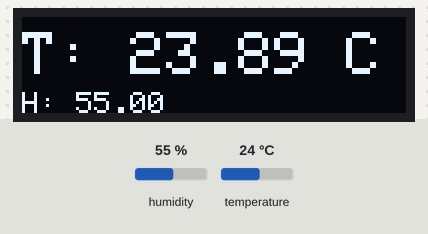
This sketch was run on a simulated ESP8266 (NodeMCU). On the bench: 128×32 one-colour display. The test bench sets the inputs (shaded band); at power-on: humidity 55 %, temperature 24 °C. WiFi joins after 1.5 s; servers stay silent unless stated; what the sketch prints to the serial monitor is not drawn.

Above: at 1.6 s.

The sketch:

home-oled-with-temp.ino
```cpp
#include "ESP8266WiFi.h"
#include <Arduino.h>
#include <ESP8266HTTPClient.h>
#include <WiFiClientSecureBearSSL.h>
#include <Wire.h>
#include <Adafruit_GFX.h>
#include <Adafruit_SSD1306.h>

#include "DHT.h"

#define DHTPIN 2

#define DHTTYPE DHT11

const char* ssid = "##"; //Enter SSID
const char* password = "##"; //Enter Password

WiFiServer server(80);

DHT dht(DHTPIN, DHTTYPE);

#define SCREEN_WIDTH 128 // OLED display width, in pixels
#define SCREEN_HEIGHT 32 // OLED display height, in pixels

// Declaration for an SSD1306 display connected to I2C (SDA, SCL pins)
Adafruit_SSD1306 display(SCREEN_WIDTH, SCREEN_HEIGHT, &Wire, -1);

void setup() {
  Serial.begin(115200);

  if(!display.begin(SSD1306_SWITCHCAPVCC, 0x3C)) { // Address 0x3D for 128x64
    Serial.println(F("SSD1306 allocation failed"));
    for(;;);
  }

  // Connect to WiFi
  WiFi.begin(ssid, password);
  while (WiFi.status() != WL_CONNECTED)
  {
     delay(500);
     Serial.print("*");
  }

  server.begin();
  Serial.println("Servidor inicializado");

  Serial.println("");
  Serial.println("WiFi connection Successful");
  Serial.print("The IP Address of ESP8266 Module is: ");
  Serial.print(WiFi.localIP());// Print the IP address

  dht.begin();

}

String data;
String dataTemp;

void loop() {

  readTemp();
  delay(10000);

  getpr24h();
  delay(10000);

}

void getpr24h() {
  std::unique_ptr<BearSSL::WiFiClientSecure>client(new BearSSL::WiFiClientSecure);
  client->setInsecure();
  HTTPClient https;

  if (https.begin(*client, "https://blockchain.info/q/24hrprice")) {  // HTTPS
    Serial.println("[HTTPS] GET...");
    int httpCode = https.GET();

    // httpCode will be negative on error
    if (httpCode > 0) {
      // HTTP header has been send and Server response header has been handled
      Serial.printf("[HTTPS] GET... code: %d\n", httpCode);
      // file found at server?
      if (httpCode == HTTP_CODE_OK) {
        String payload = https.getString();
        data = payload;
        Serial.println(String("[HTTPS] Received payload: ") + payload);
        Serial.println(String("1BTC = ") + payload + "USD");

        display.clearDisplay();
        display.setTextSize(1.9);
        display.setTextColor(WHITE);
        display.setCursor(0, 5);
        display.println("BTC -> USD ");

        display.setTextSize(2);
        display.setTextColor(WHITE);
        display.setCursor(0, 18);
        display.println(data);

        display.display();

      }
    } else {
      Serial.printf("[HTTPS] GET... failed, error: %s\n\r", https.errorToString(httpCode).c_str());
    }

    https.end();
  } else {
    Serial.printf("[HTTPS] Unable to connect\n\r");
  }
}


void readTemp() {
   // Reading temperature or humidity takes about 250 milliseconds!
  // Sensor readings may also be up to 2 seconds 'old' (its a very slow sensor)
  float h = dht.readHumidity();
  // Read temperature as Celsius (the default)
  float t = dht.readTemperature();
  // Read temperature as Fahrenheit (isFahrenheit = true)
  float f = dht.readTemperature(true);

  // Check if any reads failed and exit early (to try again).
  if (isnan(h) || isnan(t) || isnan(f)) {
    dataTemp = " --- Error in temp --- ";
  }

  // Compute heat index in Fahrenheit (the default)
  float hif = dht.computeHeatIndex(f, h);
  // Compute heat index in Celsius (isFahreheit = false)
  float hic = dht.computeHeatIndex(t, h, false);

  dataTemp = "H: " + String(h) + " | Temp: " + String(t) + " °C" + " | HIC: " +  String(hic) + " °C";

  Serial.print(F("Humidity: "));
  Serial.print(h);
  Serial.print(F("%  Temperature: "));
  Serial.print(t);
  Serial.print(F("°C "));
  Serial.print(f);
  Serial.print(F("°F  Heat index: "));
  Serial.print(hic);
  Serial.print(F("°C "));
  Serial.print(hif);
  Serial.println(F("°F"));

  display.clearDisplay();

  display.setTextSize(2);
  display.setTextColor(WHITE);
  display.setCursor(0, 5);
  display.println("T: " + String(hic) + " C");

  display.setTextSize(1.9);
  display.setCursor(0, 25);
  display.println("H: " + String(h));
//
//  display.setTextSize(2);
//  display.setTextColor(WHITE);
//  display.setCursor(0, 18);
//  display.println(data);

  display.display();


}

void fillDisplay(void) {

  display.clearDisplay();
  for (int j = 0; j < 63; j++) {
    for (int i = 0; i < 127; i++) {
      display.drawPixel(i, j, WHITE);
    }
    display.display();
    delay(2);
  }
}

void printStartData(String data)
{
  //delay(2000);
  display.clearDisplay();

  display.setTextSize(1.9);
  display.setTextColor(WHITE);
  display.setCursor(0, 5);
  display.println(data);

  display.display();
}
```
